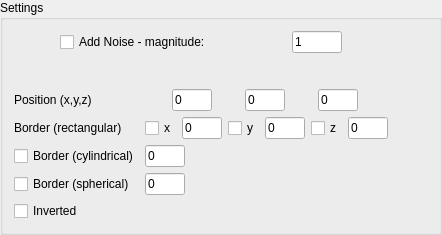
            <widget class="QGroupBox" name="groupBox_3">
             <property name="title">
              <string>Settings</string>
             </property>
             <layout class="QGridLayout" name="gridLayout_80">
              <item row="0" column="2">
               <spacer name="horizontalSpacer_17">
                <property name="orientation">
                 <enum>Qt::Horizontal</enum>
                </property>
                <property name="sizeHint" stdset="0">
                 <size>
                  <width>40</width>
                  <height>20</height>
                 </size>
                </property>
               </spacer>
              </item>
              <item row="3" column="1">
               <layout class="QGridLayout" name="gridLayout_44">
                <item row="0" column="1">
                 <spacer name="horizontalSpacer_2">
                  <property name="orientation">
                   <enum>Qt::Horizontal</enum>
                  </property>
                  <property name="sizeHint" stdset="0">
                   <size>
                    <width>40</width>
                    <height>20</height>
                   </size>
                  </property>
                 </spacer>
                </item>
                <item row="0" column="0">
                 <widget class="QCheckBox" name="checkBox_inverted">
                  <property name="text">
                   <string>Inverted</string>
                  </property>
                 </widget>
                </item>
               </layout>
              </item>
              <item row="2" column="1">
               <layout class="QGridLayout" name="gridLayout_84">
                <item row="2" column="1">
                 <widget class="QLineEdit" name="lineEdit_border_cylindrical">
                  <property name="maximumSize">
                   <size>
                    <width>40</width>
                    <height>16777215</height>
                   </size>
                  </property>
                  <property name="text">
                   <string>0</string>
                  </property>
                 </widget>
                </item>
                <item row="0" column="1">
                 <layout class="QGridLayout" name="gridLayout_79">
                  <item row="0" column="3">
                   <widget class="QLineEdit" name="lineEdit_pos_z">
                    <property name="maximumSize">
                     <size>
                      <width>40</width>
                      <height>16777215</height>
                     </size>
                    </property>
                    <property name="text">
                     <string>0</string>
                    </property>
                   </widget>
                  </item>
                  <item row="0" column="2">
                   <widget class="QLineEdit" name="lineEdit_pos_y">
                    <property name="maximumSize">
                     <size>
                      <width>40</width>
                      <height>16777215</height>
                     </size>
                    </property>
                    <property name="text">
                     <string>0</string>
                    </property>
                   </widget>
                  </item>
                  <item row="0" column="1">
                   <widget class="QLineEdit" name="lineEdit_pos_x">
                    <property name="maximumSize">
                     <size>
                      <width>40</width>
                      <height>16777215</height>
                     </size>
                    </property>
                    <property name="text">
                     <string>0</string>
                    </property>
                   </widget>
                  </item>
                 </layout>
                </item>
                <item row="3" column="1">
                 <widget class="QLineEdit" name="lineEdit_border_spherical">
                  <property name="maximumSize">
                   <size>
                    <width>40</width>
                    <height>16777215</height>
                   </size>
                  </property>
                  <property name="text">
                   <string>0</string>
                  </property>
                 </widget>
                </item>
                <item row="1" column="1">
                 <layout class="QGridLayout" name="gridLayout_8">
                  <item row="0" column="1">
                   <widget class="QLineEdit" name="lineEdit_border_x">
                    <property name="minimumSize">
                     <size>
                      <width>0</width>
                      <height>22</height>
                     </size>
                    </property>
                    <property name="maximumSize">
                     <size>
                      <width>40</width>
                      <height>16777215</height>
                     </size>
                    </property>
                    <property name="toolTip">
                     <string>&lt;html&gt;&lt;head/&gt;&lt;body&gt;&lt;p&gt;pos_x&lt;/p&gt;&lt;/body&gt;&lt;/html&gt;</string>
                    </property>
                    <property name="text">
                     <string>0</string>
                    </property>
                   </widget>
                  </item>
                  <item row="0" column="3">
                   <widget class="QLineEdit" name="lineEdit_border_y">
                    <property name="minimumSize">
                     <size>
                      <width>0</width>
                      <height>22</height>
                     </size>
                    </property>
                    <property name="maximumSize">
                     <size>
                      <width>40</width>
                      <height>16777215</height>
                     </size>
                    </property>
                    <property name="toolTip">
                     <string>&lt;html&gt;&lt;head/&gt;&lt;body&gt;&lt;p&gt;pos_y&lt;/p&gt;&lt;/body&gt;&lt;/html&gt;</string>
                    </property>
                    <property name="text">
                     <string>0</string>
                    </property>
                   </widget>
                  </item>
                  <item row="0" column="2">
                   <widget class="QCheckBox" name="checkBox_border_rectangular_y">
                    <property name="text">
                     <string>y</string>
                    </property>
                   </widget>
                  </item>
                  <item row="0" column="5">
                   <widget class="QLineEdit" name="lineEdit_border_z">
                    <property name="minimumSize">
                     <size>
                      <width>0</width>
                      <height>22</height>
                     </size>
                    </property>
                    <property name="maximumSize">
                     <size>
                      <width>40</width>
                      <height>16777215</height>
                     </size>
                    </property>
                    <property name="toolTip">
                     <string>&lt;html&gt;&lt;head/&gt;&lt;body&gt;&lt;p&gt;pos_z&lt;/p&gt;&lt;/body&gt;&lt;/html&gt;</string>
                    </property>
                    <property name="text">
                     <string>0</string>
                    </property>
                   </widget>
                  </item>
                  <item row="0" column="0">
                   <widget class="QCheckBox" name="checkBox_border_rectangular_x">
                    <property name="text">
                     <string>x</string>
                    </property>
                   </widget>
                  </item>
                  <item row="0" column="4">
                   <widget class="QCheckBox" name="checkBox_border_rectangular_z">
                    <property name="text">
                     <string>z</string>
                    </property>
                   </widget>
                  </item>
                 </layout>
                </item>
                <item row="3" column="0">
                 <widget class="QCheckBox" name="checkBox_border_spherical">
                  <property name="text">
                   <string>Border (spherical)</string>
                  </property>
                 </widget>
                </item>
                <item row="2" column="0">
                 <widget class="QCheckBox" name="checkBox_border_cylindrical">
                  <property name="text">
                   <string>Border (cylindrical)</string>
                  </property>
                 </widget>
                </item>
                <item row="0" column="0">
                 <widget class="QLabel" name="label_9">
                  <property name="text">
                   <string>Position (x,y,z)</string>
                  </property>
                 </widget>
                </item>
                <item row="1" column="0">
                 <widget class="QLabel" name="label_12">
                  <property name="text">
                   <string>Border (rectangular)</string>
                  </property>
                 </widget>
                </item>
               </layout>
              </item>
              <item row="1" column="1">
               <spacer name="verticalSpacer_19">
                <property name="orientation">
                 <enum>Qt::Vertical</enum>
                </property>
                <property name="sizeType">
                 <enum>QSizePolicy::Maximum</enum>
                </property>
                <property name="sizeHint" stdset="0">
                 <size>
                  <width>20</width>
                  <height>30</height>
                 </size>
                </property>
               </spacer>
              </item>
              <item row="0" column="1">
               <layout class="QGridLayout" name="gridLayout_41">
                <item row="0" column="0">
                 <widget class="QCheckBox" name="checkBox_Configuration_Noise">
                  <property name="maximumSize">
                   <size>
                    <width>180</width>
                    <height>16777215</height>
                   </size>
                  </property>
                  <property name="text">
                   <string>Add Noise - magnitude:</string>
                  </property>
                 </widget>
                </item>
                <item row="0" column="1">
                 <widget class="QLineEdit" name="lineEdit_Configuration_Noise">
                  <property name="maximumSize">
                   <size>
                    <width>50</width>
                    <height>16777215</height>
                   </size>
                  </property>
                  <property name="text">
                   <string>1</string>
                  </property>
                 </widget>
                </item>
               </layout>
              </item>
             </layout>
            </widget>
